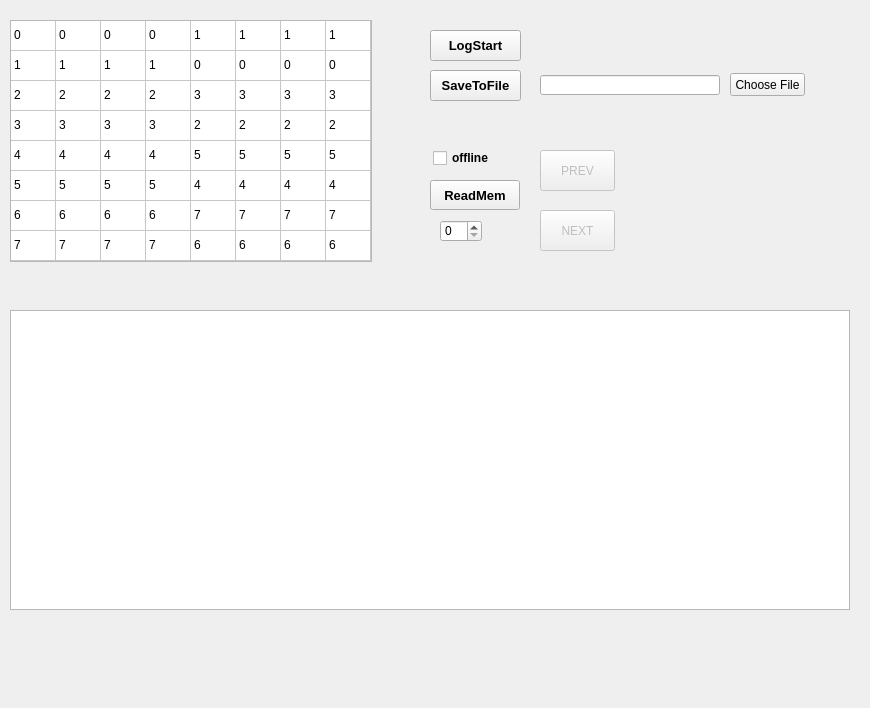
<?xml version="1.0" encoding="UTF-8"?>
<ui version="4.0">
 <class>Form_PWMs</class>
 <widget class="QWidget" name="Form_PWMs">
  <property name="geometry">
   <rect>
    <x>0</x>
    <y>0</y>
    <width>870</width>
    <height>708</height>
   </rect>
  </property>
  <property name="windowTitle">
   <string>Form_PWMs</string>
  </property>
  <widget class="QPushButton" name="pushButton_prevPWM">
   <property name="enabled">
    <bool>false</bool>
   </property>
   <property name="geometry">
    <rect>
     <x>540</x>
     <y>150</y>
     <width>75</width>
     <height>41</height>
    </rect>
   </property>
   <property name="text">
    <string>PREV</string>
   </property>
   <property name="icon">
    <iconset>
     <normaloff>images/back.png</normaloff>images/back.png</iconset>
   </property>
  </widget>
  <widget class="QPushButton" name="pushButton_nextPWM">
   <property name="enabled">
    <bool>false</bool>
   </property>
   <property name="geometry">
    <rect>
     <x>540</x>
     <y>210</y>
     <width>75</width>
     <height>41</height>
    </rect>
   </property>
   <property name="text">
    <string>NEXT</string>
   </property>
   <property name="icon">
    <iconset>
     <normaloff>images/next.png</normaloff>images/next.png</iconset>
   </property>
  </widget>
  <widget class="QPushButton" name="pushButton_readmem">
   <property name="geometry">
    <rect>
     <x>430</x>
     <y>180</y>
     <width>90</width>
     <height>30</height>
    </rect>
   </property>
   <property name="font">
    <font>
     <pointsize>10</pointsize>
     <weight>75</weight>
     <bold>true</bold>
    </font>
   </property>
   <property name="text">
    <string>ReadMem</string>
   </property>
  </widget>
  <widget class="QPushButton" name="pushButton_logstart">
   <property name="geometry">
    <rect>
     <x>430</x>
     <y>30</y>
     <width>91</width>
     <height>31</height>
    </rect>
   </property>
   <property name="font">
    <font>
     <pointsize>10</pointsize>
     <weight>75</weight>
     <bold>true</bold>
    </font>
   </property>
   <property name="text">
    <string>LogStart</string>
   </property>
  </widget>
  <widget class="QCheckBox" name="checkBox_offline">
   <property name="geometry">
    <rect>
     <x>433</x>
     <y>150</y>
     <width>71</width>
     <height>16</height>
    </rect>
   </property>
   <property name="font">
    <font>
     <weight>75</weight>
     <bold>true</bold>
    </font>
   </property>
   <property name="text">
    <string>offline</string>
   </property>
  </widget>
  <widget class="QSpinBox" name="spinBox_MemDataSelect">
   <property name="enabled">
    <bool>true</bool>
   </property>
   <property name="geometry">
    <rect>
     <x>440</x>
     <y>220</y>
     <width>42</width>
     <height>22</height>
    </rect>
   </property>
   <property name="minimum">
    <number>0</number>
   </property>
   <property name="value">
    <number>0</number>
   </property>
  </widget>
  <widget class="QPushButton" name="pushButton_saveMemDataToFile">
   <property name="geometry">
    <rect>
     <x>430</x>
     <y>70</y>
     <width>91</width>
     <height>31</height>
    </rect>
   </property>
   <property name="font">
    <font>
     <pointsize>10</pointsize>
     <weight>75</weight>
     <bold>true</bold>
    </font>
   </property>
   <property name="text">
    <string>SaveToFile</string>
   </property>
  </widget>
  <widget class="QTableWidget" name="tableWidget_PWM">
   <property name="geometry">
    <rect>
     <x>10</x>
     <y>20</y>
     <width>362</width>
     <height>242</height>
    </rect>
   </property>
   <property name="rowCount">
    <number>8</number>
   </property>
   <property name="columnCount">
    <number>8</number>
   </property>
   <attribute name="horizontalHeaderVisible">
    <bool>false</bool>
   </attribute>
   <attribute name="horizontalHeaderDefaultSectionSize">
    <number>45</number>
   </attribute>
   <attribute name="horizontalHeaderMinimumSectionSize">
    <number>21</number>
   </attribute>
   <attribute name="verticalHeaderVisible">
    <bool>false</bool>
   </attribute>
   <attribute name="verticalHeaderHighlightSections">
    <bool>true</bool>
   </attribute>
   <row/>
   <row/>
   <row/>
   <row/>
   <row/>
   <row/>
   <row/>
   <row/>
   <column/>
   <column/>
   <column/>
   <column/>
   <column/>
   <column/>
   <column/>
   <column/>
   <item row="0" column="0">
    <property name="text">
     <string>0</string>
    </property>
   </item>
   <item row="0" column="1">
    <property name="text">
     <string>0</string>
    </property>
   </item>
   <item row="0" column="2">
    <property name="text">
     <string>0</string>
    </property>
   </item>
   <item row="0" column="3">
    <property name="text">
     <string>0</string>
    </property>
   </item>
   <item row="0" column="4">
    <property name="text">
     <string>1</string>
    </property>
   </item>
   <item row="0" column="5">
    <property name="text">
     <string>1</string>
    </property>
   </item>
   <item row="0" column="6">
    <property name="text">
     <string>1</string>
    </property>
   </item>
   <item row="0" column="7">
    <property name="text">
     <string>1</string>
    </property>
   </item>
   <item row="1" column="0">
    <property name="text">
     <string>1</string>
    </property>
   </item>
   <item row="1" column="1">
    <property name="text">
     <string>1</string>
    </property>
   </item>
   <item row="1" column="2">
    <property name="text">
     <string>1</string>
    </property>
   </item>
   <item row="1" column="3">
    <property name="text">
     <string>1</string>
    </property>
   </item>
   <item row="1" column="4">
    <property name="text">
     <string>0</string>
    </property>
   </item>
   <item row="1" column="5">
    <property name="text">
     <string>0</string>
    </property>
   </item>
   <item row="1" column="6">
    <property name="text">
     <string>0</string>
    </property>
   </item>
   <item row="1" column="7">
    <property name="text">
     <string>0</string>
    </property>
   </item>
   <item row="2" column="0">
    <property name="text">
     <string>2</string>
    </property>
   </item>
   <item row="2" column="1">
    <property name="text">
     <string>2</string>
    </property>
   </item>
   <item row="2" column="2">
    <property name="text">
     <string>2</string>
    </property>
   </item>
   <item row="2" column="3">
    <property name="text">
     <string>2</string>
    </property>
   </item>
   <item row="2" column="4">
    <property name="text">
     <string>3</string>
    </property>
   </item>
   <item row="2" column="5">
    <property name="text">
     <string>3</string>
    </property>
   </item>
   <item row="2" column="6">
    <property name="text">
     <string>3</string>
    </property>
   </item>
   <item row="2" column="7">
    <property name="text">
     <string>3</string>
    </property>
   </item>
   <item row="3" column="0">
    <property name="text">
     <string>3</string>
    </property>
   </item>
   <item row="3" column="1">
    <property name="text">
     <string>3</string>
    </property>
   </item>
   <item row="3" column="2">
    <property name="text">
     <string>3</string>
    </property>
   </item>
   <item row="3" column="3">
    <property name="text">
     <string>3</string>
    </property>
   </item>
   <item row="3" column="4">
    <property name="text">
     <string>2</string>
    </property>
   </item>
   <item row="3" column="5">
    <property name="text">
     <string>2</string>
    </property>
   </item>
   <item row="3" column="6">
    <property name="text">
     <string>2</string>
    </property>
   </item>
   <item row="3" column="7">
    <property name="text">
     <string>2</string>
    </property>
   </item>
   <item row="4" column="0">
    <property name="text">
     <string>4</string>
    </property>
   </item>
   <item row="4" column="1">
    <property name="text">
     <string>4</string>
    </property>
   </item>
   <item row="4" column="2">
    <property name="text">
     <string>4</string>
    </property>
   </item>
   <item row="4" column="3">
    <property name="text">
     <string>4</string>
    </property>
   </item>
   <item row="4" column="4">
    <property name="text">
     <string>5</string>
    </property>
   </item>
   <item row="4" column="5">
    <property name="text">
     <string>5</string>
    </property>
   </item>
   <item row="4" column="6">
    <property name="text">
     <string>5</string>
    </property>
   </item>
   <item row="4" column="7">
    <property name="text">
     <string>5</string>
    </property>
   </item>
   <item row="5" column="0">
    <property name="text">
     <string>5</string>
    </property>
   </item>
   <item row="5" column="1">
    <property name="text">
     <string>5</string>
    </property>
   </item>
   <item row="5" column="2">
    <property name="text">
     <string>5</string>
    </property>
   </item>
   <item row="5" column="3">
    <property name="text">
     <string>5</string>
    </property>
   </item>
   <item row="5" column="4">
    <property name="text">
     <string>4</string>
    </property>
   </item>
   <item row="5" column="5">
    <property name="text">
     <string>4</string>
    </property>
   </item>
   <item row="5" column="6">
    <property name="text">
     <string>4</string>
    </property>
   </item>
   <item row="5" column="7">
    <property name="text">
     <string>4</string>
    </property>
   </item>
   <item row="6" column="0">
    <property name="text">
     <string>6</string>
    </property>
   </item>
   <item row="6" column="1">
    <property name="text">
     <string>6</string>
    </property>
   </item>
   <item row="6" column="2">
    <property name="text">
     <string>6</string>
    </property>
   </item>
   <item row="6" column="3">
    <property name="text">
     <string>6</string>
    </property>
   </item>
   <item row="6" column="4">
    <property name="text">
     <string>7</string>
    </property>
   </item>
   <item row="6" column="5">
    <property name="text">
     <string>7</string>
    </property>
   </item>
   <item row="6" column="6">
    <property name="text">
     <string>7</string>
    </property>
   </item>
   <item row="6" column="7">
    <property name="text">
     <string>7</string>
    </property>
   </item>
   <item row="7" column="0">
    <property name="text">
     <string>7</string>
    </property>
   </item>
   <item row="7" column="1">
    <property name="text">
     <string>7</string>
    </property>
   </item>
   <item row="7" column="2">
    <property name="text">
     <string>7</string>
    </property>
   </item>
   <item row="7" column="3">
    <property name="text">
     <string>7</string>
    </property>
   </item>
   <item row="7" column="4">
    <property name="text">
     <string>6</string>
    </property>
   </item>
   <item row="7" column="5">
    <property name="text">
     <string>6</string>
    </property>
   </item>
   <item row="7" column="6">
    <property name="text">
     <string>6</string>
    </property>
   </item>
   <item row="7" column="7">
    <property name="text">
     <string>6</string>
    </property>
   </item>
  </widget>
  <widget class="QGraphicsView" name="graphicsView_PWM">
   <property name="geometry">
    <rect>
     <x>10</x>
     <y>310</y>
     <width>840</width>
     <height>300</height>
    </rect>
   </property>
  </widget>
  <widget class="QLineEdit" name="lineEdit_PWMfile">
   <property name="geometry">
    <rect>
     <x>540</x>
     <y>75</y>
     <width>180</width>
     <height>20</height>
    </rect>
   </property>
  </widget>
  <widget class="QPushButton" name="pushButton_chooseFile">
   <property name="geometry">
    <rect>
     <x>730</x>
     <y>73</y>
     <width>75</width>
     <height>23</height>
    </rect>
   </property>
   <property name="text">
    <string>Choose File</string>
   </property>
  </widget>
  <widget class="QLabel" name="label_Status">
   <property name="geometry">
    <rect>
     <x>20</x>
     <y>280</y>
     <width>400</width>
     <height>16</height>
    </rect>
   </property>
   <property name="font">
    <font>
     <pointsize>10</pointsize>
    </font>
   </property>
   <property name="text">
    <string/>
   </property>
  </widget>
 </widget>
 <resources/>
 <connections/>
</ui>
